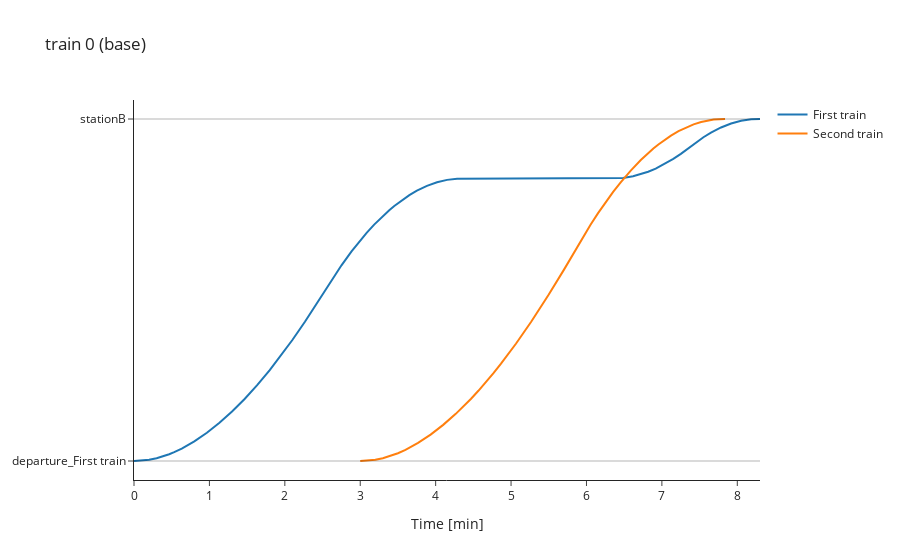
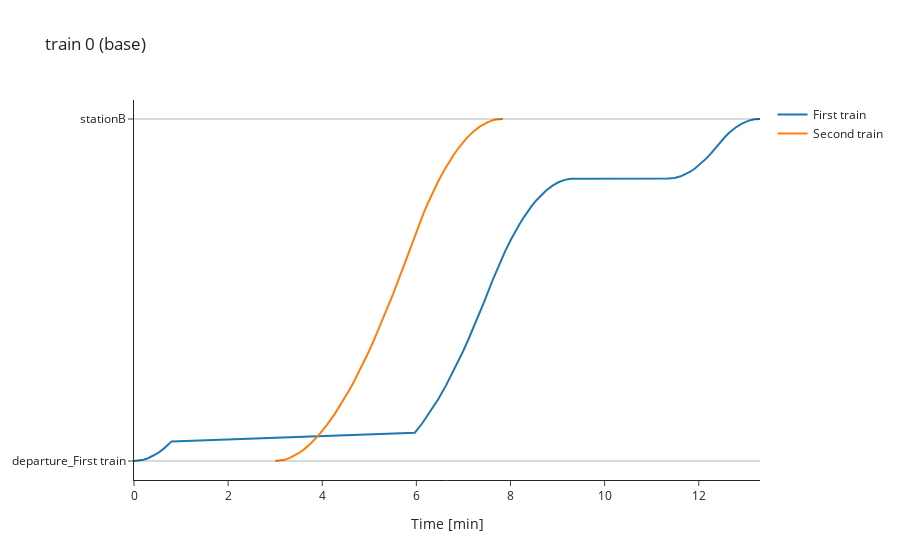
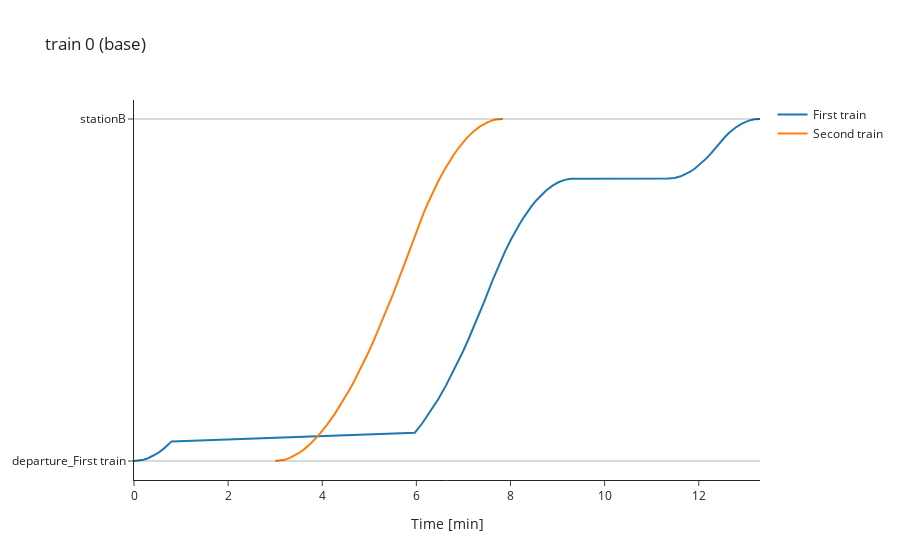

These figures' notebook cell, in order:
### Code cell
fig1.show()
fig2.show()
fig3.show()
